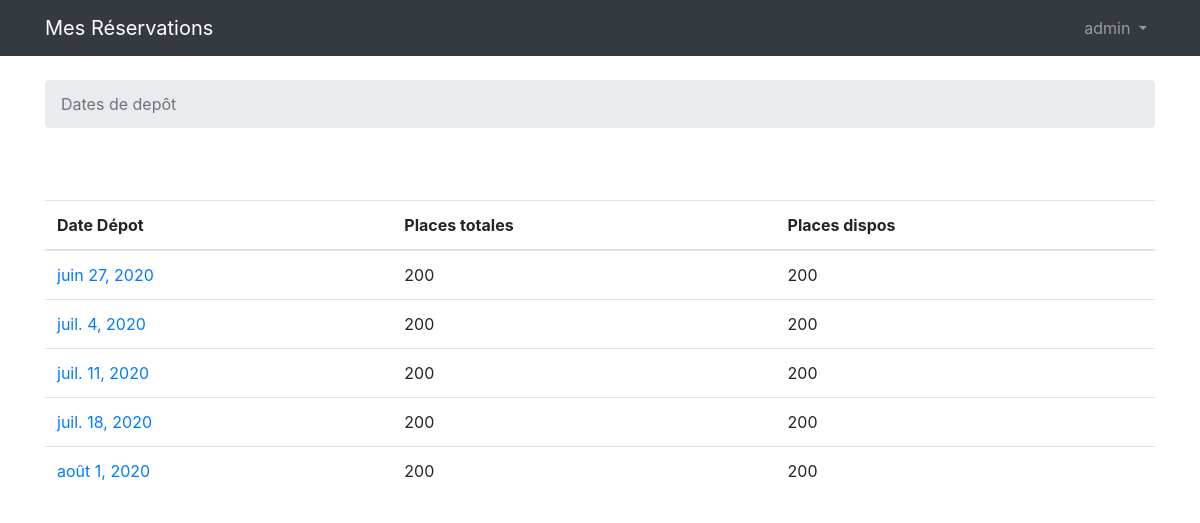
Screenshot of /resasfanm/capacites (signed in) with the database file from the repository.
### resasfanm/models.py (models this page shows, shortened)
class Capacite(models.Model):
	datecapa = models.DateField(verbose_name="Date Capacité")
	nreinesmax = models.IntegerField(default = 0, verbose_name="capacité reines")
	stationouverte = models.BooleanField(default = False)
	depotpossible = models.BooleanField(default = True)
	class Meta:
		ordering = ['datecapa']
	def get_reinesdispos(self):
		presences = Presence.objects.filter(capa=self)
		nbreines = self.nreinesmax
		for presence in presences:
			nbreines = nbreines - presence.resa.nbreine
		return nbreines

### resasfanm/views.py (the view)
# urls.py: path('capacites',views.listcapacites,name='capacites'),
@login_required
def listcapacites(request):
	datesreservees = Reservation.objects.filter(apiculteur=request.user.apiculteur).values_list('datedepot',flat = True)
	capacites = Capacite.objects.filter(depotpossible=True).exclude(datecapa__in=datesreservees)
	return render(request, 'resasfanm/capacites.html', {'les_capacites':capacites})

### resasfanm/templates/resasfanm/capacites.html (shortened to what this page needs)
{% extends 'base.html' %}
{% block breadcrumb %}
  <li class="breadcrumb-item active">Dates de depôt</li>
{% endblock %}
{% block content %}
  <br>
  <br>
  <table class="table">
    <thead class="thead-inverse">
      <tr>
          <th>Date Dépot</th>
          <th>Places totales</th>
          <th>Places dispos</th>
      </tr>
    </thead>
    <tbody>
      {% for capacite in les_capacites %}
          <tr>
            <td>
              <a href="{% url 'newresa' capacite.id %}">{{ capacite.datecapa }}</a>
            </td>
            <td> {{ capacite.nreinesmax }}</td>
            <td> {{ capacite.get_reinesdispos}}</td>
          </tr>
      {% endfor %}
    </tbody>
  </table>
{% endblock %}

### templates/base.html (shortened to what this page needs)
{% load static %}
<!DOCTYPE html>
<html>
  <head>
    <link rel="stylesheet" href="{% static 'css/bootstrap.min.css' %}">
</head>
  </head>
  <body>
{% block body %}
  <nav class="navbar navbar-expand-sm navbar-dark bg-dark">
    <div class="container">
      <a class="navbar-brand" href="{% url 'home' %}">Mes Réservations</a>
      <div class="collapse navbar-collapse" id="mainMenu">
      {% if user.is_authenticated %}
        <ul class="navbar-nav ml-auto">
          <li class="nav-item dropdown">
            <a class="nav-link dropdown-toggle" href="#" id="userMenu" data-toggle="dropdown" aria-haspopup="true" aria-expanded="false">
              {{ user.username }}
            </a>
          </li>
        </ul>
      {% else %}
        <form class="form-inline ml-auto">
          <a href="{% url 'login' %}" class="btn btn-outline-secondary">Connexion</a>
          <a href="{% url 'signup' %}" class="btn btn-primary ml-2">S'enregistrer</a>
          <a class="dropdown-item" href="{% url 'contact' %}">Nous contacter</a>
        </form>
      {% endif %}
      </div>
    </div>
  </nav>
  <div class="container">
    <ol class="breadcrumb my-4">
      {% block breadcrumb %}
      {% endblock %}
    </ol>
    {% block content %}
    {% endblock %}
  </div>
    {% endblock body %}
  </body>
</html>

### rows the page displays
Capacite: datecapa "juin 27, 2020", nreinesmax "200", get_reinesdispos "200"
Capacite: datecapa "juil. 4, 2020", nreinesmax "200", get_reinesdispos "200"
Capacite: datecapa "juil. 11, 2020", nreinesmax "200", get_reinesdispos "200"
Capacite: datecapa "juil. 18, 2020", nreinesmax "200", get_reinesdispos "200"
Capacite: datecapa "août 1, 2020", nreinesmax "200", get_reinesdispos "200"

### other values shown
{{ user.username }} "admin"
